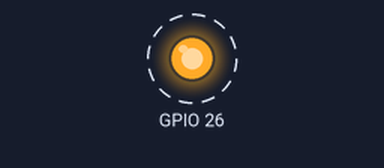
The program below on a simulated ESP32 board running MicroPython. On the bench: output pins drawn as LEDs (lit = HIGH). Dashed ring = blinking. What the program prints to the serial console is not drawn. At 10.0 s the program stops and its outputs stay as they are.

Above: at 0.5 s.
Timing chart, 0 to 4.6 s (numbered marks = the images above):
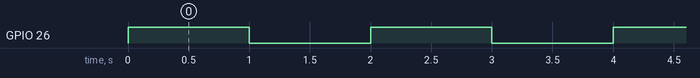

The program:

relay.py
```python
from machine import Pin
from time import sleep

class Relay:
    """Klasse til at styre et relæ på ESP32."""

    def __init__(self, pin):
        """Initialiserer relæet på den angivne pin."""
        self.relay = Pin(pin, Pin.OUT)
        self.relay.off()  # Start med relæet slukket

    def on(self):
        """Tænder relæet (NO = Normally Open)."""
        self.relay.on()

    def off(self):
        """Slukker relæet (NC = Normally Closed)."""
        self.relay.off()

    def status(self):
        """Returnerer relæets status som 'NO' eller 'NC'."""
        return "NO" if self.relay.value() else "NC"

# Hvis filen køres direkte, test relæet
if __name__ == "__main__":
    relay_pin = 26
    relay = Relay(relay_pin)

#    print("Relætest starter...")
    for _ in range(5):
        relay.on()
        print("Relæ: NO (Tændt)")
        sleep(1)
        relay.off()
        print("Relæ: NC (Slukket)")
        sleep(1)
```

Measured:
- by itself, GPIO 26: alternates HIGH for 1.0 s and LOW for 1.0 s, 10 changes in all, then stays LOW
